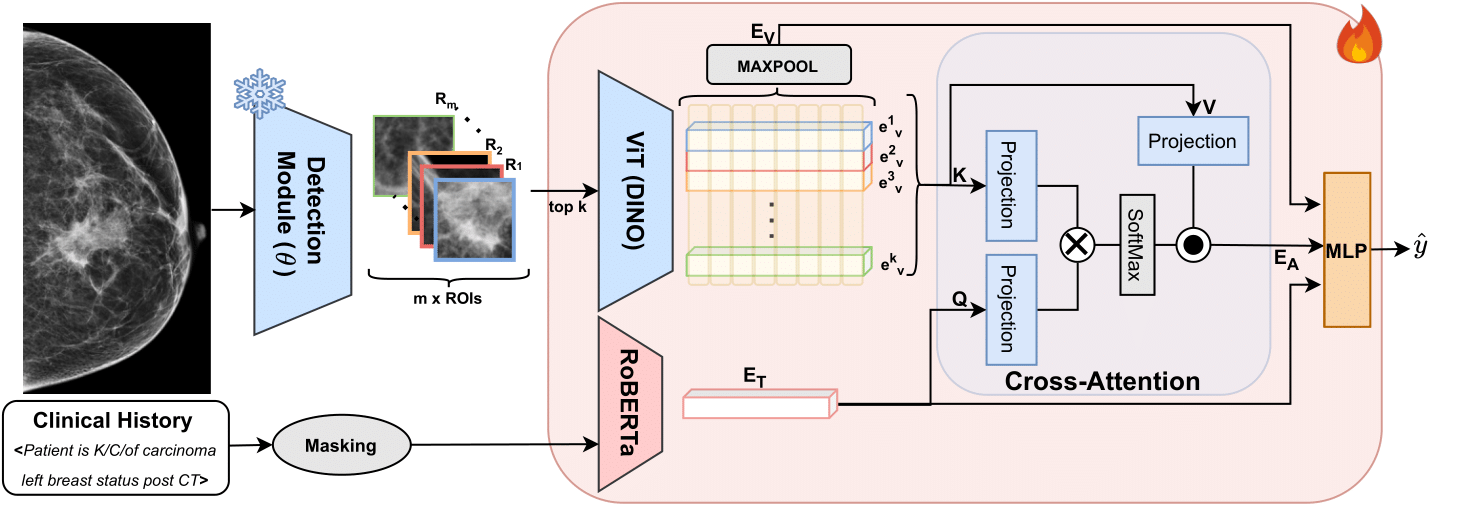
#> input picture assets/model_2.png, 1484 x 512 px; its folder holds only this picture in this run
$ python -i crop.py   (imports and definitions only)
#> lines starting #> are read from the running program, lines starting #| are printed output that depends on the picture; after the words box and inside, x2 and y2 are one past the last pixel; in counts of white or black regions, pixels touching at a corner belong together
import cv2
import os
from tqdm import tqdm

def crop_black_space(input_folder, output_folder, padding):
    subfolder_count = sum([len(dirs) for _, dirs, _ in os.walk(input_folder)])
    for root, _, files in tqdm(os.walk(input_folder), total=subfolder_count, desc="Processing folders", unit="folder"):
        rel_path = os.path.relpath(root, input_folder)
        output_subfolder = os.path.join(output_folder, rel_path)

        if not os.path.exists(output_subfolder):
            os.makedirs(output_subfolder)

        for file in files:
            if file.lower().endswith('.png'):
                input_path = os.path.join(root, file)
                output_path = os.path.join(output_subfolder, file)

                crop_black_space_single(input_path, output_path, padding)

def crop_black_space_single(image_path, output_path, padding=100):
#> called with image_path = '../assets/model_2.png', output_path = 'out.png', padding = 100
    img = cv2.imread(image_path, cv2.IMREAD_GRAYSCALE)
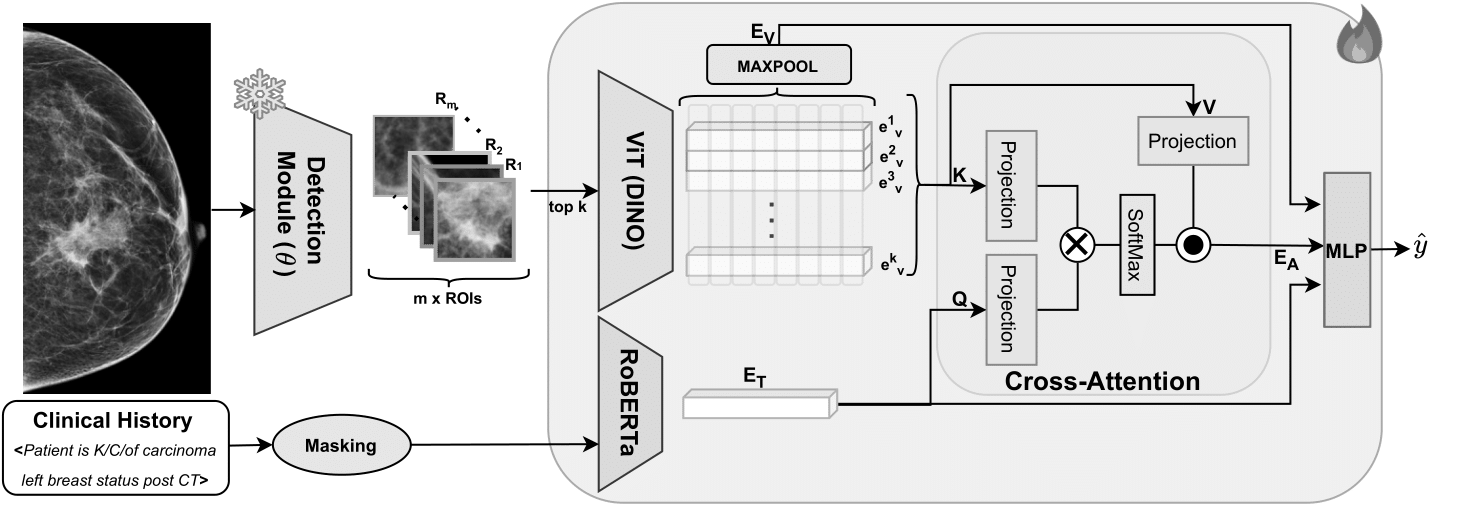
#> img: shape (512, 1484); min 0, max 255, mean 212.7
    _, thresh = cv2.threshold(img, 1, 255, cv2.THRESH_BINARY)
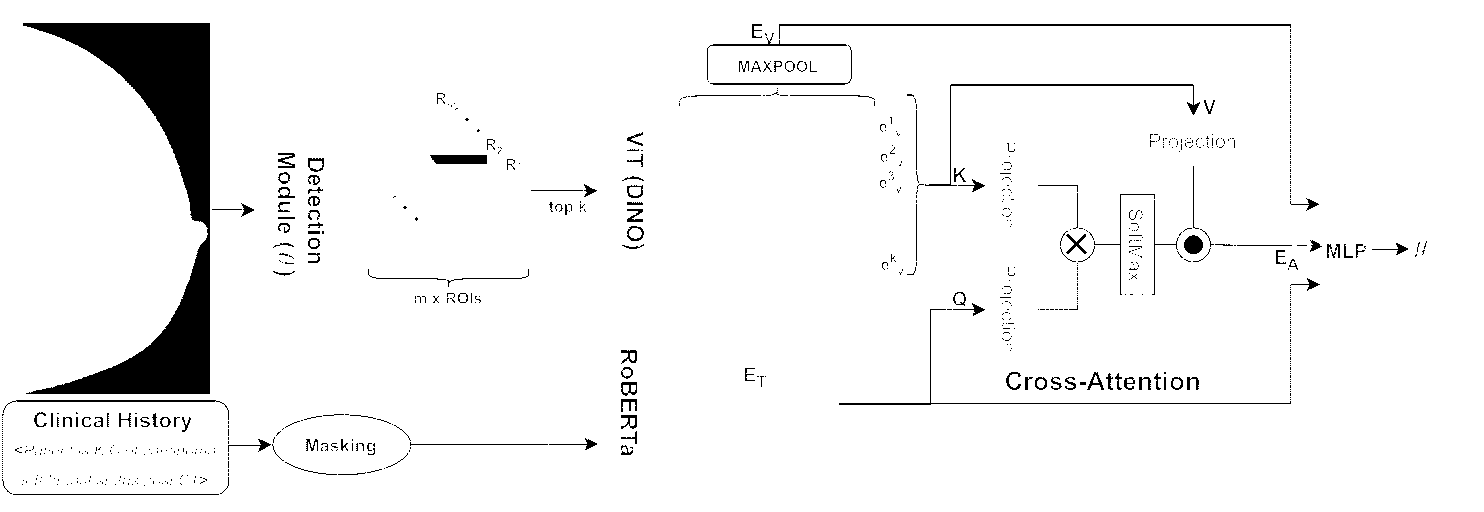
#> thresh: shape (512, 1484); 95.4% white; 714 black regions (582 under 20 px), largest, box (x1, y1, x2, y2) and area: (23, 23, 210, 394) 21598, (779, 24, 1291, 39) 1039, (925, 84, 1200, 186) 734
    contours, _ = cv2.findContours(thresh, cv2.RETR_EXTERNAL, cv2.CHAIN_APPROX_SIMPLE)
#> contours = [[[0, 0], [0, 511], [1483, 511], [1483, 0]]]
    max_contour = max(contours, key=cv2.contourArea)
#> max_contour = [[0, 0], [0, 511], [1483, 511], [1483, 0]]
    x, y, w, h = cv2.boundingRect(max_contour)
#> x = 0; y = 0; w = 1484; h = 512

    x = max(0, x - padding)
    y = max(0, y - padding)
    w = min(img.shape[1], w + 2 * padding)
    h = min(img.shape[0], h + 2 * padding)
    cropped_img = img[y:y+h, x:x+w]
    cv2.imwrite(output_path, cropped_img)

# [8 lines not run here, left out]

>>> result = crop_black_space_single('../assets/model_2.png', 'out.png')
